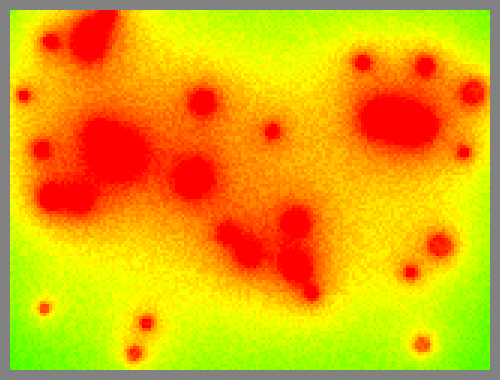
Frame 1 (no input)
Frame 60 (the mouse pressed at the canvas centre just before this capture): identical to frame 1, image omitted
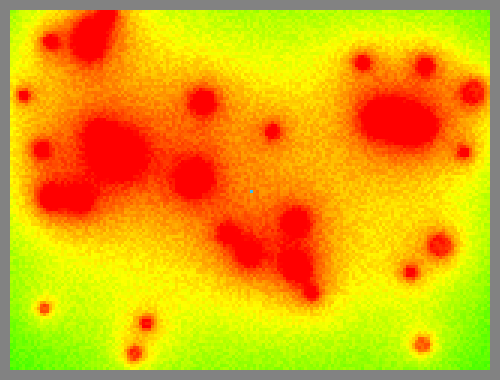
Frame 120 (the mouse held since frame 60 and released just before this capture)

The Processing sketch that drew these frames (run headless with seeded random() and noise(); from frame 60 on, the mouse is pressed at the canvas centre):

// Processing sketch: Water_Flow_Simulation
// ── Water_Flow_Simulation.pde
final float SQUARE_SIZE = 3;//5;
final int GRID_X = 160;//160;
final int GRID_Y = 120;//120;

final float PADDING = 10;

final float POUR_SPEED = 160; //Adjust this for more water!

final float WATER_FLOW_RATE = 0.5;

boolean startedPouring = false;
int waterPourX, waterPourY;

final float FRAMES_PER_SECOND = 20; //Change this to slow or speed up the animation

Height[][] heights = new Height[GRID_X][GRID_Y];
float[][] depths = new float[GRID_X][GRID_Y];

void setup() {
  noStroke();
  surface.setSize(parseInt(GRID_X * SQUARE_SIZE + 2 * PADDING), parseInt(GRID_Y * SQUARE_SIZE + 2 * PADDING));
  generateTerrain();
}

void draw() {
  if (startedPouring == true) {
    updateWaterComplicated();
    //updateWaterSimple();
  }
  setBackground();
  displaySquares();
  indicateCursorTile();
}

void setBackground() {
  background(130);
}

void indicateCursorTile() {
  if (startedPouring == false) {
    PVector waterPourLocationXY =  getGridMouseXY();
    fill(51, 187, 255);
    createSquare(parseInt(waterPourLocationXY.x), parseInt(waterPourLocationXY.y));
  }
}

void displaySquares() {
  for (int i = 0; i < GRID_X; i++) {
    for (int j = 0; j < GRID_Y; j++) {
      if (depths[i][j] < 0.001) {
        if (heights[i][j].h > 0) {
          fill(255, 255 - parseInt(heights[i][j].h), 0);
        } else {
          fill(255 + heights[i][j].h, 255, 0);
        }
      } else {
        float gradientPerccentage =  min(510, depths[i][j]) / 510;
        fill(51 - 51 * gradientPerccentage, 187 - 187 * gradientPerccentage, 255 - 95 * gradientPerccentage);
      }
      createSquare(i, j);
    }
  }
}

PVector getGridMouseXY() {
  int gridMouseX = parseInt((mouseX - PADDING) / SQUARE_SIZE);
  int gridMouseY = parseInt((mouseY - PADDING) / SQUARE_SIZE);
  return new PVector(gridMouseX, gridMouseY);
}

void createSquare(int squareX, int squareY) {
  if (squareX >= 0 && squareY >= 0 && squareX < GRID_X && squareY < GRID_Y) {
    rect(PADDING + squareX * SQUARE_SIZE, PADDING + squareY * SQUARE_SIZE, SQUARE_SIZE, SQUARE_SIZE);
    fill(0);
    //text(round(depths[squareX][squareY]), PADDING + squareX * SQUARE_SIZE, PADDING + (squareY+0.3) * SQUARE_SIZE);
    //text(round(heights[squareX][squareY]), PADDING + squareX * SQUARE_SIZE, PADDING + (squareY+0.75) * SQUARE_SIZE);
  }
}

void mouseClicked() {
  if (startedPouring == false) {
    startedPouring = true;
    PVector waterPourLocationXY =  getGridMouseXY();
    waterPourX = parseInt(waterPourLocationXY.x);
    waterPourY = parseInt(waterPourLocationXY.y);
    frameRate(FRAMES_PER_SECOND);
  }
}

void generateTerrain() {
  int numOfMountains = parseInt(random(max(2, GRID_X * GRID_Y / 600), GRID_X * GRID_Y / 500));
  //numOfMountains = parseInt(random(9, GRID_X * GRID_Y / 500));
  println("numOfMountains="+numOfMountains);
  PVector[] mountainCentres = new PVector[numOfMountains];
  float[] mountainSizes = new float[numOfMountains];
  int numOfPresetMountains = presetMountains();
  for (int i = numOfPresetMountains; i < numOfMountains; i++) {
    mountainCentres[i] = new PVector(parseInt(random(GRID_X)), parseInt(random(GRID_Y)));
    mountainSizes[i] = random(4, 6 * sqrt(sqrt(sqrt(sqrt(GRID_X * GRID_Y)))));
  }
  for (int i = 0; i < GRID_X; i++) {
    for (int j = 0; j < GRID_Y; j++) {
      heights[i][j] = new Height(random(-455, -405), i, j);
      //If it is near a mountain centre, make it higher
      for (int k = 0; k < numOfMountains; k++) {
        heights[i][j].h += min(300, 100 * mountainSizes[k]/dist(mountainCentres[k].x, mountainCentres[k].y, i, j));
      }
    }
  }
}

int presetMountains() {
  return 0;
}

// ── Height.pde
class Height{
    float h;
    float x, y;
    Height(float h, int x, int y){
        this.h = h;
        this.x = x;
        this.y = y;
    }
}

// ── Update_Water_Complicated.pde
final float FLUIDITY = 0.5;

void updateWaterComplicated() {
    //boolean[][] alreadyFilled = new boolean[GRID_X][GRID_Y];
    float[][] depthChanges = new float[GRID_X][GRID_Y];
    for (int i = 0; i < GRID_X; i++) {
        for (int j = 0; j < GRID_Y; j++) {
            float amountOfWater = depths[i][j];
            float[] heightsOrder = {};
            for (int k = -1; k <= 1; k++) {
                for (int l = -1; l <= 1; l++) {
                    try {
                        heightsOrder = (float[]) append(heights[i + k][j + l], heightsOrder);
                    }
                    catch(Exception e) {
                        continue;
                    }
                }
            }
            heightsOrder = sort(heightsOrder);
        }
    }
    for (int i = 0; i < GRID_X; i++) {
        for (int j = 0; j < GRID_Y; j++) {
            depths[i][j] += depthChanges[i][j] * FLUIDITY;
        }
    }
    depths[waterPourX][waterPourY] += POUR_SPEED;
}

// ── Update_Water_Simple.pde
float FLOW_AMOUNT = POUR_SPEED / 8;

void updateWaterSimple(){
    float[][] depthChanges = new float[GRID_X][GRID_Y];
    
    int[] iValues = fillArrayTo(GRID_X);
    while(iValues.length != 0){
        int iRemovalIndex = parseInt(random(0, iValues.length));
        int i = iValues[iRemovalIndex];
        iValues = remove(iValues, iRemovalIndex);
        int[] jValues = fillArrayTo(GRID_Y);
        while(jValues.length != 0){
            int jRemovalIndex = parseInt(random(0, jValues.length));
            int j = jValues[jRemovalIndex];
            jValues = remove(jValues, jRemovalIndex);
            int[] xValues = {1, 0, -1};
            //println(i, j, jValues.length);
            while(xValues.length != 0){
                int xRemovalIndex = parseInt(random(0, xValues.length));
                int x = xValues[xRemovalIndex];
                xValues = remove(xValues, xRemovalIndex);
                int[] yValues = {-1, 0, 1};
                while(yValues.length != 0){
                    int yRemovalIndex = parseInt(random(0, yValues.length));
                    int y = yValues[yRemovalIndex];
                    yValues = remove(yValues, yRemovalIndex);
                    if(!(isOutOfRange(i + x, j + y))){
                        float amountFlowed = 0;
                        if(depths[i][j] > 0 && depths[i][j] + heights[i][j].h > depths[i + x][j + y] + heights[i + x][j + y].h){
                            amountFlowed = min(FLOW_AMOUNT, depths[i][j] + heights[i][j].h - depths[i + x][j + y] - heights[i + x][j + y].h);
                        }else if(depths[i + x][j + y] > 0 && depths[i][j] + heights[i][j].h < depths[i + x][j + y] + heights[i + x][j + y].h){
                            amountFlowed = max(-FLOW_AMOUNT, -depths[i + x][j + y]);
                        }
                        depths[i][j] = depths[i][j] - amountFlowed;
                        depthChanges[i + x][j + y] += amountFlowed;
                    }
                }
            }
        }
    }
    for(int i = 0; i < GRID_X; i++){
        for(int j = 0; j < GRID_Y; j++){
            depths[i][j] += depthChanges[i][j];
        }
    }
    depths[waterPourX][waterPourY] += POUR_SPEED;
}

boolean isOutOfRange(int x, int y){
    return x >= GRID_X || x < 0 || y >= GRID_Y || y < 0;
}

int[] remove(int[] array, int index) {
    int[] firstHalf = new int[index];
    int[] secondHalf = new int[array.length - index - 1];
    for (int i = 0; i < index; i++) {
        firstHalf[i] = array[i];
    }
    for (int i = index + 1; i < array.length; i++) {
        secondHalf[i - index - 1] = array[i];
    }
    
    return concat(firstHalf, secondHalf);
}

int[] fillArrayTo(int number){
    int[] array = new int[number];
    for(int i = 0; i < number; i++){
        array[i] = i;
    }
    return array;
}
